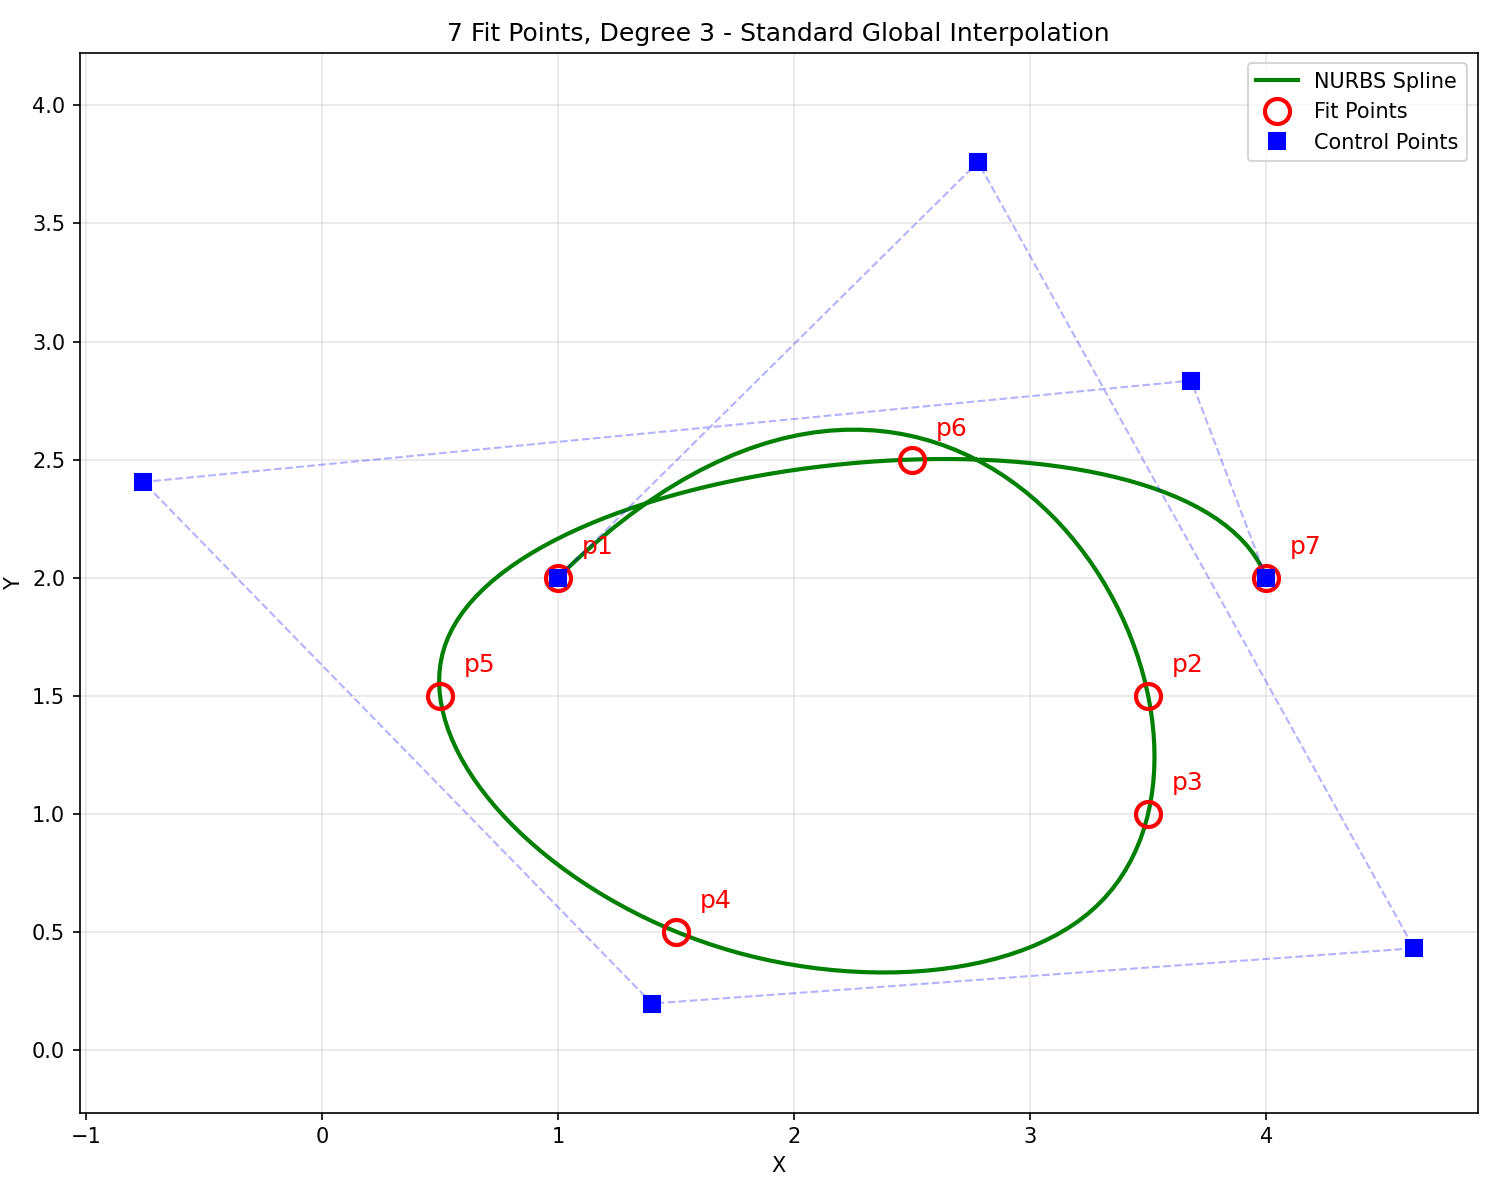

The Python source for this figure:
#!/usr/bin/env python3
"""
Test script to reproduce the 7-point spline interpolation issue.
Based on the user's screenshot showing that the spline only passes through p1, p2, and p7.
"""

import numpy as np
import matplotlib.pyplot as plt

def basis_function(i, p, u, knots):
    """
    Compute B-spline basis function N_{i,p}(u) using Cox-de Boor recursion.
    This implements the exact same logic as the Pascal code.
    """
    # Special case for clamped B-splines at the endpoint
    num_ctrl_pts = len(knots) - p - 2
    if abs(u - knots[-1]) < 1e-10:
        return 1.0 if i == num_ctrl_pts else 0.0

    # Special case for degree 0
    if p == 0:
        if knots[i] <= u < knots[i+1]:
            return 1.0
        elif abs(u - knots[i+1]) < 1e-10 and i+1 == len(knots)-1:
            return 1.0
        else:
            return 0.0

    # Use triangular table to build up from degree 0 to degree p
    basis_values = np.zeros(p + 1)

    # Initialize degree 0
    for j in range(p + 1):
        if knots[i+j] <= u < knots[i+j+1]:
            basis_values[j] = 1.0
        elif abs(u - knots[i+j+1]) < 1e-10 and i+j+1 == len(knots)-1:
            basis_values[j] = 1.0
        else:
            basis_values[j] = 0.0

    # Build up to degree p
    for k in range(1, p + 1):
        # Handle left end
        if basis_values[0] == 0.0:
            saved = 0.0
        else:
            u_right = knots[i + k]
            u_left = knots[i]
            if abs(u_right - u_left) < 1e-10:
                saved = 0.0
            else:
                saved = ((u - u_left) / (u_right - u_left)) * basis_values[0]

        # Process middle terms
        for j in range(p - k + 1):
            u_left = knots[i + j + 1]
            u_right = knots[i + j + k + 1]

            if basis_values[j + 1] == 0.0:
                basis_values[j] = saved
                saved = 0.0
            else:
                if abs(u_right - u_left) < 1e-10:
                    temp = 0.0
                else:
                    temp = ((u_right - u) / (u_right - u_left)) * basis_values[j + 1]
                basis_values[j] = saved + temp

                if abs(knots[i + j + k + 1] - knots[i + j + 1]) < 1e-10:
                    saved = 0.0
                else:
                    saved = ((u - knots[i + j + 1]) / (knots[i + j + k + 1] - knots[i + j + 1])) * basis_values[j + 1]

    return basis_values[0]

def compute_parameters(points):
    """
    Compute parameter values using chord length parameterization.
    """
    n = len(points)
    params = np.zeros(n)
    params[0] = 0.0
    params[n-1] = 1.0

    if n == 2:
        return params

    # Calculate total chord length
    total_length = 0.0
    for i in range(n - 1):
        chord_length = np.linalg.norm(points[i+1] - points[i])
        total_length += chord_length
        params[i+1] = total_length

    # Normalize to [0,1]
    if total_length > 0.0001:
        for i in range(1, n):
            params[i] = params[i] / total_length
    else:
        for i in range(1, n):
            params[i] = i / (n - 1)

    return params

def generate_knot_vector(n, p, params):
    """
    Generate knot vector using averaging method for global interpolation.
    Based on Piegl & Tiller "The NURBS Book".
    n: number of control points minus 1 (i.e., for n+1 control points)
    p: degree
    params: parameter values
    """
    m = n + p + 1
    knots = np.zeros(m + 1)

    # Clamped knot vector: repeat 0 (p+1) times at start
    for i in range(p + 1):
        knots[i] = 0.0

    # Internal knots: average p consecutive parameter values
    for j in range(1, n - p + 1):
        sum_val = 0.0
        for i in range(j, j + p):
            sum_val += params[i]
        knots[p + j] = sum_val / p

    # Clamped knot vector: repeat 1 (p+1) times at end
    for i in range(n + 1, m + 1):
        knots[i] = 1.0

    return knots

def solve_linear_system(A, b):
    """
    Solve linear system using Gaussian elimination with partial pivoting.
    """
    n = len(b)
    A = A.copy()  # Don't modify original
    c = b.copy()

    # Forward elimination with partial pivoting
    for k in range(n - 1):
        # Find pivot
        max_row = k
        max_val = abs(A[k, k])
        for i in range(k + 1, n):
            if abs(A[i, k]) > max_val:
                max_val = abs(A[i, k])
                max_row = i

        # Swap rows if needed
        if max_row != k:
            A[[k, max_row]] = A[[max_row, k]]
            c[k], c[max_row] = c[max_row], c[k]

        # Eliminate column
        for i in range(k + 1, n):
            if abs(A[k, k]) > 1e-10:
                factor = A[i, k] / A[k, k]
                A[i, k:] -= factor * A[k, k:]
                c[i] -= factor * c[k]

    # Back substitution
    x = np.zeros(n)
    for i in range(n - 1, -1, -1):
        x[i] = c[i]
        for j in range(i + 1, n):
            x[i] -= A[i, j] * x[j]
        if abs(A[i, i]) > 1e-10:
            x[i] /= A[i, i]
        else:
            x[i] = 0

    return x

def convert_on_curve_points_to_control_points(degree, on_curve_points):
    """
    Convert fit points to control points using standard global interpolation.
    This implements the exact same algorithm as the Pascal code.
    """
    num_points = len(on_curve_points)

    # Handle edge cases
    if num_points < 2:
        return on_curve_points, np.array([])

    if degree >= num_points or degree < 1:
        return on_curve_points, np.array([])

    if degree == 1 or num_points == 2:
        return on_curve_points, np.array([])

    # Compute parameter values using chord length parameterization
    params = compute_parameters(on_curve_points)

    print(f"\n=== Parameters ===")
    print(f"params = {params}")

    # Number of control points = numPoints (same as number of fit points)
    num_control_points = num_points

    # Generate knot vector using averaging method
    # For n+1 control points (indexed 0 to n) with degree p:
    # Knot vector has m+1 elements where m = n + p + 1
    knots = generate_knot_vector(num_points - 1, degree, params)

    print(f"\n=== Knot Vector ===")
    print(f"num_control_points = {num_control_points}")
    print(f"degree = {degree}")
    print(f"knot vector length = {len(knots)}")
    print(f"knots = {knots}")

    # Set up linear system: N * P = D
    A = np.zeros((num_points, num_points))
    b_x = np.zeros(num_points)
    b_y = np.zeros(num_points)

    print(f"\n=== Basis Function Matrix ===")
    # Build the coefficient matrix N
    for i in range(num_points):
        u = params[i]

        # Evaluate all basis functions N_j,p(u_i) for j = 0 to numPoints-1
        basis_vals = []
        for j in range(num_points):
            A[i, j] = basis_function(j, degree, u, knots)
            basis_vals.append(A[i, j])

        print(f"u[{i}] = {u:.4f}: N = {[f'{v:.4f}' for v in basis_vals]}, sum = {sum(basis_vals):.6f}")

        # Right-hand side: fit points
        b_x[i] = on_curve_points[i, 0]
        b_y[i] = on_curve_points[i, 1]

    print(f"\n=== Matrix A (first 5x5) ===")
    print(A[:min(5, num_points), :min(5, num_points)])

    # Solve the linear system for each dimension
    x_x = solve_linear_system(A, b_x)
    x_y = solve_linear_system(A, b_y)

    # Store control points
    control_points = np.column_stack([x_x, x_y])

    return control_points, knots

def evaluate_spline(control_points, knots, degree, u):
    """
    Evaluate B-spline at parameter u.
    """
    point = np.zeros(2)
    n = len(control_points) - 1

    for i in range(len(control_points)):
        N = basis_function(i, degree, u, knots)
        point += N * control_points[i]

    return point

def test_7_points():
    """
    Test with 7 fit points as reported by the user.
    """
    # Create 7 fit points based on the screenshot
    # These are approximate positions from the user's "correct" screenshot
    fit_points = np.array([
        [1.0, 2.0],   # p1
        [3.5, 1.5],   # p2
        [3.5, 1.0],   # p3
        [1.5, 0.5],   # p4
        [0.5, 1.5],   # p5
        [2.5, 2.5],   # p6
        [4.0, 2.0],   # p7
    ])

    degree = 3

    print("=" * 60)
    print("Testing 7 Fit Points with Degree 3")
    print("=" * 60)

    # Convert to control points
    control_points, knots = convert_on_curve_points_to_control_points(degree, fit_points)

    print(f"\n=== Fit Points ===")
    for i, pt in enumerate(fit_points):
        print(f"p{i+1}: ({pt[0]:.2f}, {pt[1]:.2f})")

    print(f"\n=== Control Points ===")
    for i, pt in enumerate(control_points):
        print(f"P{i}: ({pt[0]:.4f}, {pt[1]:.4f})")

    # Verify interpolation: evaluate spline at each parameter value
    params = compute_parameters(fit_points)
    print(f"\n=== Interpolation Verification ===")
    max_error = 0.0
    for i, u in enumerate(params):
        evaluated = evaluate_spline(control_points, knots, degree, u)
        error = np.linalg.norm(evaluated - fit_points[i])
        max_error = max(max_error, error)
        status = "✓ PASS" if error < 1e-6 else "✗ FAIL"
        print(f"p{i+1}: u={u:.4f}, evaluated=({evaluated[0]:.4f}, {evaluated[1]:.4f}), "
              f"expected=({fit_points[i,0]:.4f}, {fit_points[i,1]:.4f}), "
              f"error={error:.2e} {status}")

    print(f"\nMaximum interpolation error: {max_error:.2e}")

    # Plot
    fig, ax = plt.subplots(1, 1, figsize=(10, 8))

    # Evaluate spline at many points for smooth curve
    u_vals = np.linspace(0, 1, 200)
    curve_points = np.array([evaluate_spline(control_points, knots, degree, u) for u in u_vals])

    # Plot spline curve
    ax.plot(curve_points[:, 0], curve_points[:, 1], 'g-', linewidth=2, label='NURBS Spline')

    # Plot fit points (red circles)
    ax.plot(fit_points[:, 0], fit_points[:, 1], 'ro', markersize=12,
            markerfacecolor='none', markeredgewidth=2, label='Fit Points')
    for i, pt in enumerate(fit_points):
        ax.text(pt[0] + 0.1, pt[1] + 0.1, f'p{i+1}', fontsize=12, color='red')

    # Plot control points (blue squares)
    ax.plot(control_points[:, 0], control_points[:, 1], 'bs', markersize=8, label='Control Points')

    # Draw control polygon
    ax.plot(control_points[:, 0], control_points[:, 1], 'b--', alpha=0.3, linewidth=1)

    ax.set_xlabel('X')
    ax.set_ylabel('Y')
    ax.set_title(f'7 Fit Points, Degree {degree} - Standard Global Interpolation')
    ax.legend()
    ax.grid(True, alpha=0.3)
    ax.axis('equal')

    plt.tight_layout()
    plt.savefig('/tmp/gh-issue-solver-1760728838022/experiments/test_7_points_debug.png', dpi=150)
    print(f"\nPlot saved to experiments/test_7_points_debug.png")

    return max_error < 1e-6

if __name__ == "__main__":
    success = test_7_points()
    print(f"\n{'='*60}")
    print(f"Test Result: {'PASS ✓' if success else 'FAIL ✗'}")
    print(f"{'='*60}")
